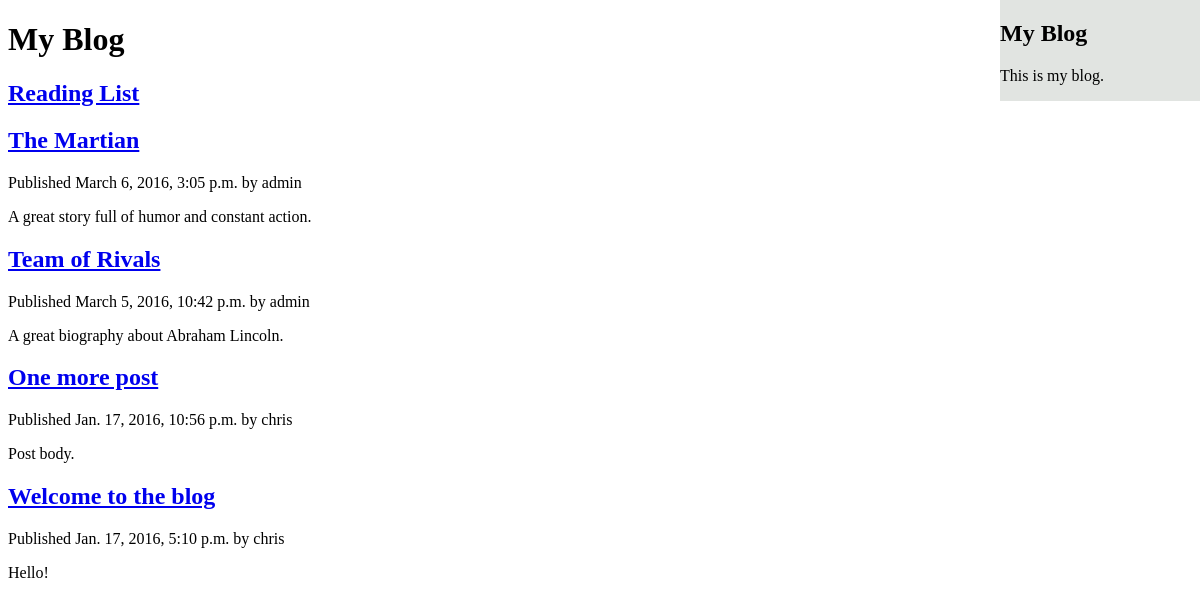
The page /blog/ on the database as committed earlier.
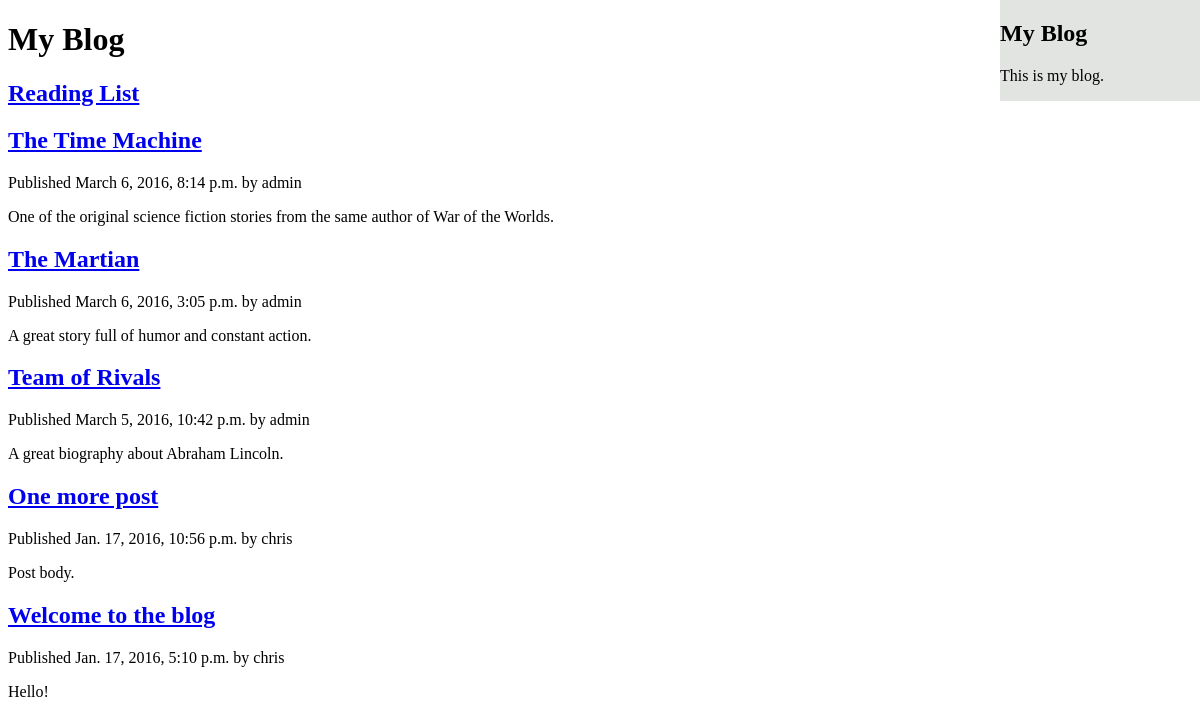
The same page on the database as committed later.
### blog/models.py (models this page shows, shortened)
class Post(models.Model):
    objects = models.Manager()
    published = PublishedManager()
    STATUS_CHOICES = (
        ('draft', 'Draft'),
        ('published', 'Published'),
    )
    title = models.CharField(max_length=250)
    slug = models.SlugField(max_length=250, unique_for_date='publish')
    author = models.ForeignKey(User, related_name='blog_posts')
    creator = models.CharField(max_length=50, default='')
    body = models.TextField()
    publish = models.DateTimeField(default=timezone.now)
    created = models.DateTimeField(auto_now_add=True)
    updated = models.DateTimeField(auto_now=True)
    status = models.CharField(max_length=10, choices=STATUS_CHOICES,
                              default='draft')
    rating = models.IntegerField(default=0)
    def first_sentence(self):
        punctuation = []
        if '.' in self.body:
            punctuation.append(self.body.index("."))
        if '!' in self.body:
            punctuation.append(self.body.index("!"))
        if '?' in self.body:
            punctuation.append(self.body.index("?"))
        minimum_punctuation = min(punctuation)
        return self.body.partition(self.body[minimum_punctuation])[0] + \
            self.body.partition(self.body[minimum_punctuation])[1]
    def get_absolute_url(self):
        return reverse('blog:post_detail',
                       args=[
                           self.publish.year,
                           self.publish.strftime('%m'),
                           self.publish.strftime('%d'),
                           self.slug])
    class Meta:
        ordering = ('-publish',)

### blog/views.py (the view)
def post_list(request):
    posts = Post.published.all()
    return render(request, 'blog/post/list.html',
                  {'posts': posts})

### blog/models.py (called while the page is built)
    def get_queryset(self):
        return super(PublishedManager,
                     self).get_queryset().filter(status='published')

### blog/templates/blog/post/list.html (shortened to what this page needs)
{% extends "blog/base.html" %}
{% block content %}
<h1>My Blog</h1>
<h2>
    <a href="http://127.0.0.1:8000/blog/reading-list">Reading List </a>
</h2>
{% for post in posts %}
<h2>
<a href="{{post.get_absolute_url}}">
{{ post.title }}
</a>
</h2>
<p class="date">
Published {{ post.publish }} by {{ post.author }}
</p>
{{ post.first_sentence }}
{% endfor %}
{% endblock %}

Rows that differ between the two databases and show on the page:
added Post: title "The Time Machine", publish "March 6, 2016, 8:14 p.m.", author "admin", first_sentence "One of the original science fiction stories from the same author of War of the Worlds."
